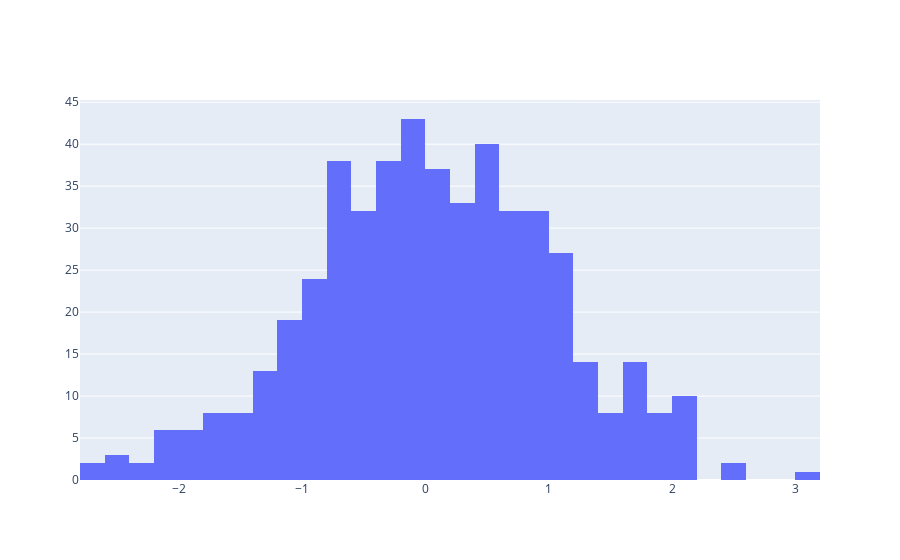
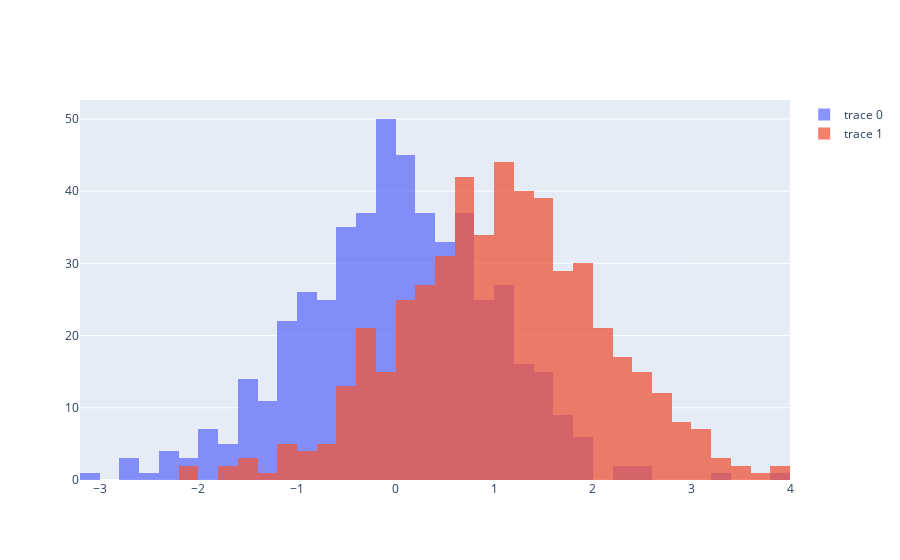

Write notebook code for charts like these, in order.
### Markdown cell above
Creating Histograms

### Code cell
# Basic Histogram
import plotly.graph_objects as go

import numpy as np
np.random.seed(1)

x = np.random.randn(500)

fig = go.Figure(data=[go.Histogram(x=x)])
fig.show()

# Overlaid Histogram
import plotly.graph_objects as go

import numpy as np

x0 = np.random.randn(500)
# Add 1 to shift the mean of the Gaussian distribution
x1 = np.random.randn(500) + 1

fig = go.Figure()
fig.add_trace(go.Histogram(x=x0))
fig.add_trace(go.Histogram(x=x1))

# Overlay both histograms
fig.update_layout(barmode='overlay')
# Reduce opacity to see both histograms
fig.update_traces(opacity=0.75)
fig.show()

### Figure 1 — Plotly figure (JSON) as saved in the notebook; plotly's stock layout.template omitted (floating-point values rounded to 4 significant figures; data arrays with more than 128 entries replaced by an {"elided": "..."} marker saying what was removed)
{"data": [{"type": "histogram", "x": {"elided": "500 float values"}}], "layout": {}}

### Figure 2 — Plotly figure (JSON) as saved in the notebook; plotly's stock layout.template omitted (floating-point values rounded to 4 significant figures; data arrays with more than 128 entries replaced by an {"elided": "..."} marker saying what was removed)
{"data": [{"opacity": 0.75, "type": "histogram", "x": {"elided": "500 float values"}}, {"opacity": 0.75, "type": "histogram", "x": {"elided": "500 float values"}}], "layout": {"barmode": "overlay"}}
